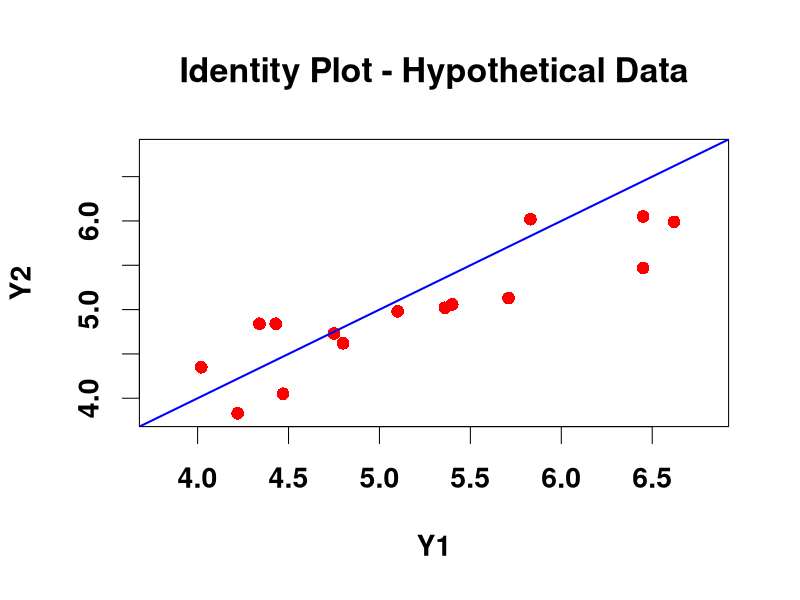
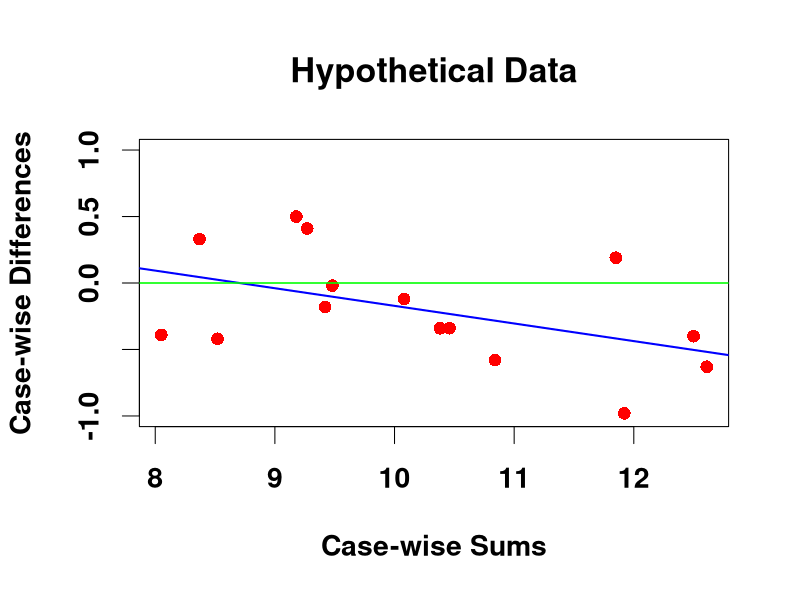

These figures' R source, in order:
## ---- chunk 1
Fuse <- 1:20
Y1 <- c(4.80,4.75,4.34,5.10,4.47,4.02,4.43,6.45,5.36,6.62,5.71,6.45,5.83,5.40,4.22)
Y2 <- c(4.62,4.73,4.84,4.98,4.05,4.35,4.84,5.47,5.02,5.99,5.13,6.05,6.02,5.06,3.83)
## ---- chunk 2
par(font.lab=2,font.axis=2,cex=1.7)
plot(Y1,Y2,pch=16,col="red",ylim=c(3.8,6.8),xlim=c(3.8,6.8))
title("Identity Plot - Hypothetical Data")
abline(a=0,b=1,col="blue",lwd=2)
## ---- chunk 3
Ds = Y2-Y1
Ss = Y2+Y1
## ---- chunk 4
## Mean of Case-wise Differences
mean(Ds)
## Limits of Agreement
c(mean(Ds)-1.96*sd(Ds),mean(Ds)+1.96*sd(Ds))
## Paired t-test
t.test(Y2,Y1,paired=T)$p.value
## ---- chunk 5

FitBB <- lm(Ds ~ Ss)

summary(FitBB)$coefficients
anova(FitBB)
## ---- chunk 6
par(font.lab=2,font.axis=2,cex=1.7)
plot(Ss,Ds,pch=16,col="red",ylab="Case-wise Differences",xlab="Case-wise Sums",ylim=c(-1,1))
title("Hypothetical Data")
abline(coef(FitBB),col="blue",lwd=2)
abline(h=0,col="green",lwd=1.5)
